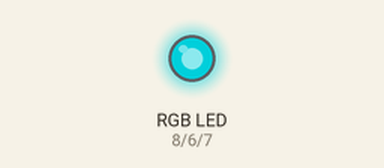
Bench run of a sketch on a simulated Arduino Uno, built with avr-gcc and run on an emulated ATmega328P. Shown: an RGB LED mixed from three pins (HIGH = lit). Dim RGB values are drawn brighter than linear.

Above: at 7.91 s.
At 37.99 s:
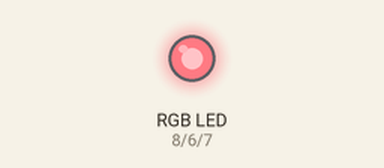
Timing chart, 0 to 40.0 s (numbered marks = the images above):
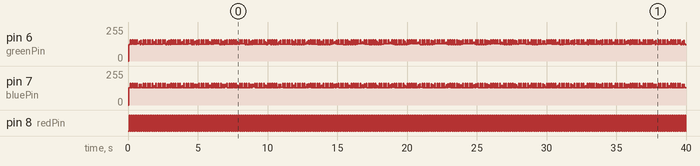

Measured:
- by itself, pin 8 (redPin): alternates HIGH for 0.08 s and LOW for 0.07 s

The sketch:

Opdracht_5.ino
```cpp
const int boost = 10;
const int redPin = 8;
const int bluePin = 7;
const int greenPin = 6;

void setup() {
  pinMode(redPin, OUTPUT);
  pinMode(greenPin, OUTPUT);
  pinMode(bluePin, OUTPUT);
}

void loop() {

  // Loop door alle waarden van rood
  for (int redValue = 0; redValue <= 255; redValue++) {
    analogWrite(redPin, redValue);

    // Snellere
    redValue = redValue + boost;

    // Loop door alle waarden van groen
    for (int greenValue = 0; greenValue <= 255; greenValue++) {
       analogWrite(greenPin, greenValue);
       greenValue = greenValue + boost;

      // Loop door alle waarden van blauw
      for (int blueValue = 0; blueValue <= 255; blueValue++) {
        analogWrite(bluePin, blueValue);
        blueValue = blueValue + boost;
      }
    }
  }
  delay(10);
}
```
